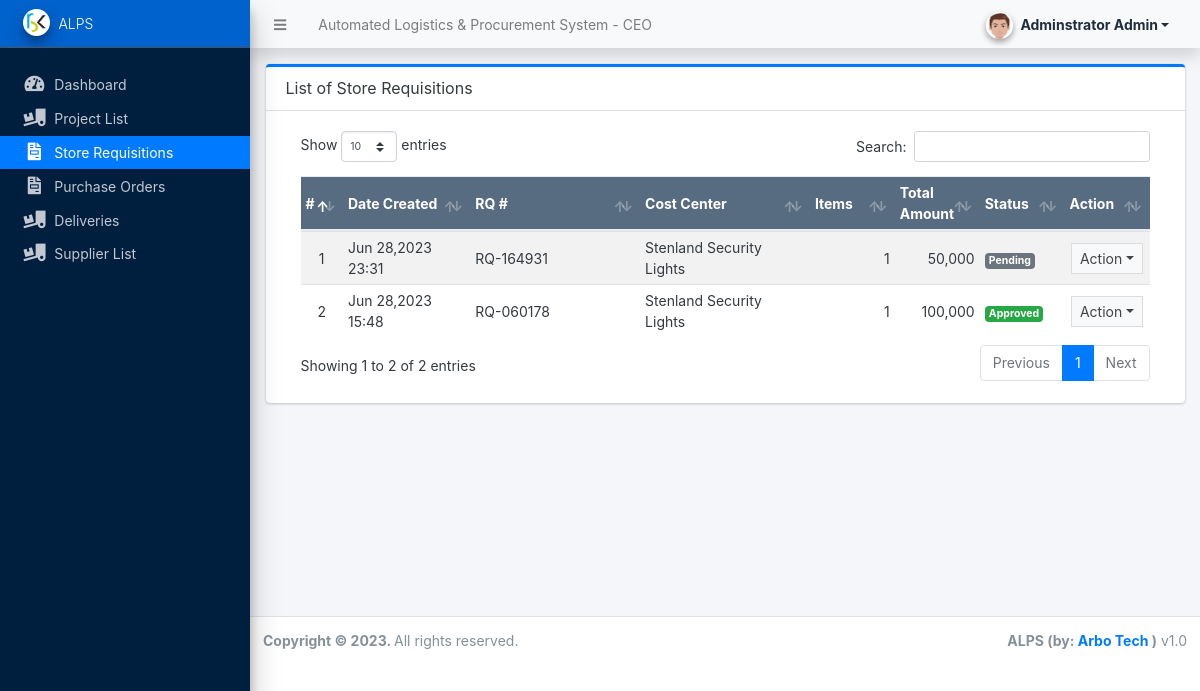
The page /ceo/?page=store_requisitions (signed in) on the database as committed earlier.
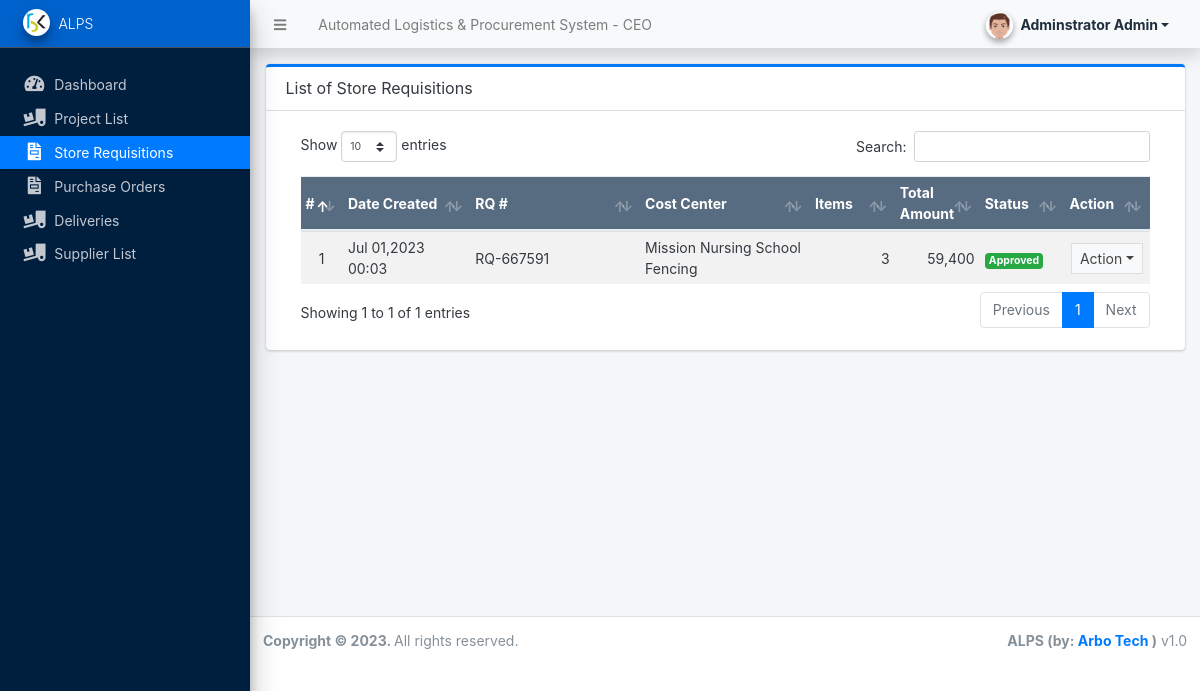
The same page on the database as committed later.
### tables this page shows
CREATE TABLE `rq_list` (
  `id` int(30) NOT NULL,
  `rq_no` varchar(100) NOT NULL,
  `deliver_to` varchar(250) NOT NULL,
  `ordered_by` int(11) NOT NULL,
  `approved_by` int(11) NOT NULL,
  `department_name` varchar(250) NOT NULL,
  `building_name` varchar(250) NOT NULL,
  `p_id` int(11) NOT NULL,
  `notes` text NOT NULL,
  `status` tinyint(1) NOT NULL DEFAULT 0 COMMENT '0=pending, 1= Approved, 2 = Processing, 3 = Fulfilled',
  `date_fulfilled` datetime DEFAULT NULL ON UPDATE current_timestamp(),
  `fulfilled_by` int(11) NOT NULL,
  `checked_by` int(11) NOT NULL,
  `date_created` datetime NOT NULL DEFAULT current_timestamp(),
  `date_updated` datetime DEFAULT NULL ON UPDATE current_timestamp()
);

CREATE TABLE `project_list` (
  `id` int(10) NOT NULL,
  `name` varchar(50) NOT NULL,
  `description` text NOT NULL,
  `status` int(10) NOT NULL COMMENT '0=open,1=closed',
  `created_on` datetime NOT NULL DEFAULT current_timestamp(),
  `updated_on` datetime NOT NULL DEFAULT '0000-00-00 00:00:00' ON UPDATE current_timestamp()
);

### ceo/store_requisitions/index.php (the view, shortened to what this page needs)
<div class="card card-outline card-primary">
	<div class="card-header">
		<h3 class="card-title">List of Store Requisitions</h3>
	</div>
	<div class="card-body">
		<div class="container-fluid">
        <div class="container-fluid">
			<table class="table table-hover table-striped">
				<colgroup>
					<col width="5%">
					<col width="15%">
					<col width="20%">
					<col width="20%">
					<col width="10%">
					<col width="10%">
					<col width="10%">
					<col width="10%">
				</colgroup>
				<thead>
					<tr class="bg-navy disabled">
						<th>#</th>
						<th>Date Created</th>
						<th>RQ #</th>
						<th>Cost Center</th>
						<th>Items</th>
						<th>Total Amount</th>
						<th>Status</th>
						<th>Action</th>
					</tr>
				</thead>
				<tbody>
					<?php
					$i = 1;
					$qry = $conn->query("SELECT rq.*, p.name as pname FROM `rq_list` rq inner join `project_list` p on rq.p_id = p.id order by unix_timestamp(rq.date_updated)");
						while($row = $qry->fetch_assoc()):
							$row['item_count'] = $conn->query("SELECT * FROM requisition_items where rq_id = '{$row['id']}'")->num_rows;
							$row['total_amount'] = $conn->query("SELECT sum(quantity * unit_price) as total FROM requisition_items where rq_id = '{$row['id']}'")->fetch_array()['total'];
					?>
						<tr>
							<td class="text-center"><?php echo $i++; ?></td>
							<td class=""><?php echo date("M d,Y H:i",strtotime($row['date_created'])) ; ?></td>
							<td class=""><?php echo $row['rq_no'] ?></td>
							<td class=""><?php echo $row['pname'] ?></td>
							<td class="text-right"><?php echo number_format($row['item_count']) ?></td>
							<td class="text-right"><?php echo number_format($row['total_amount']) ?></td>
							<td>
								<?php
									switch ($row['status']) {
										case '1':
											echo '<span class="badge badge-success">Approved</span>';
											break;
										default:
											echo '<span class="badge badge-secondary">Pending</span>';
											break;
									}
								?>
							</td>
							<td align="center">
								 <button type="button" class="btn btn-flat btn-default btn-sm dropdown-toggle dropdown-icon" data-toggle="dropdown">
				                  		Action
				                  </button>
							</td>
						</tr>
					<?php endwhile; ?>
				</tbody>
			</table>
		</div>
		</div>
	</div>
</div>

Rows that differ between the two databases and show on the page:
removed rq_list: date_created "Jun 28,2023 23:31", rq_no "RQ-164931", p.name "Stenland Security Lights", item_count "1", total_amount "50,000", status "Pending"
removed rq_list: date_created "Jun 28,2023 15:48", rq_no "RQ-060178", p.name "Stenland Security Lights", status "1", total_amount "100,000", shows "Approved"
added rq_list: date_created "Jul 01,2023 00:03", rq_no "RQ-667591", p.name "Mission Nursing School Fencing", item_count "3", total_amount "59,400", status "Approved"
Other text that changed with them:
text written by a page script: "Show entries Search: Showing 1 to 2 of 2 entries Previous 1 Next" → "Show entries Search: Showing 1 to 1 of 1 entries Previous 1 Next"
